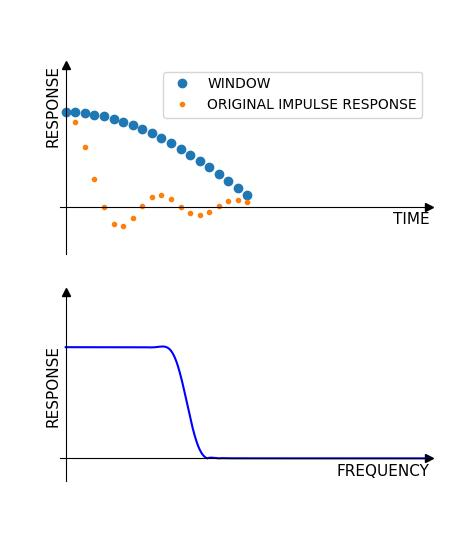

Source code (Python):
import pylab
import matplotlib.pyplot as plt
import numpy as np
from scipy.signal import firwin, freqz
from scipy import signal

x = pylab.linspace(0, 15, 20)
y = pylab.sin(x)/x
z = pylab.cos(np.pi*2*x/65)
fig, (ax1, ax2) = plt.subplots(nrows=2)
ax1.spines["left"].set_position(("data", 0))
ax1.spines["bottom"].set_position(("data", 0))

# Hide the top and right spines.
ax1.spines["top"].set_visible(False)
ax1.spines["right"].set_visible(False)

ax1.plot(1, 0, ">k", transform=ax1.get_yaxis_transform(), clip_on=False)
ax1.plot(0, 1, "^k", transform=ax1.get_xaxis_transform(), clip_on=False)

# Hide number in the axis
ax1.set_yticklabels([])
ax1.set_xticklabels([])
ax1.set_yticks([])
ax1.set_xticks([])
ax1.plot(x, z, 'o', label='WINDOW')
ax1.plot(x, y, '.', label='ORIGINAL IMPULSE RESPONSE')

ax1.legend(loc='upper right')
ax1.set(xlim=(-0.5, 30), ylim=(-0.5, 1.5))
ax1.set_xlabel('TIME', loc = 'right', fontsize = 11)
ax1.set_ylabel('RESPONSE', loc = 'top', rotation=90, fontsize = 11)


# Filter requirements
fs = 1000 # Sample rate, Hz
cutoff = 100 # Desired cutoff frequency, Hz
trans_width = 100 # Width of transition from pass band to stop band, Hz
numtaps = 101 # Size of the FIR filter

# Compute the filter coefficients using the firwin function
taps = firwin(numtaps, cutoff, window='hann', pass_zero=True, fs=fs)

# Compute the frequency response of the filter
w, h = freqz(taps, 1, worN=2000)

# Hide number in the axis
ax2.set_yticklabels([])
ax2.set_xticklabels([])
ax2.set_yticks([])
ax2.set_xticks([])
# Hide the top and right spines.
ax2.spines["top"].set_visible(False)
ax2.spines["right"].set_visible(False)

ax2.plot(1, 0, ">k", transform=ax2.get_yaxis_transform(), clip_on=False)
ax2.plot(0, 1, "^k", transform=ax2.get_xaxis_transform(), clip_on=False)
ax2.spines["left"].set_position(("data", 0))
ax2.spines["bottom"].set_position(("data", 0))

#ax2.set_title('Digital filter frequency response')
ax2.plot(0.5*fs*w/np.pi, np.abs(h), 'b')
# ax2.set_ylabel('Amplitude [dB]', color='b')
ax2.set_ylabel('RESPONSE', fontsize = 11)
# ax2.set_xlabel('Frequency [Hz]')
ax2.set_xlabel('FREQUENCY', loc='right', fontsize = 11)
ax2.set_ylim([-0.2, 1.5])
ax2.set_xlim([-5, 0.3*fs])


plt.show()
